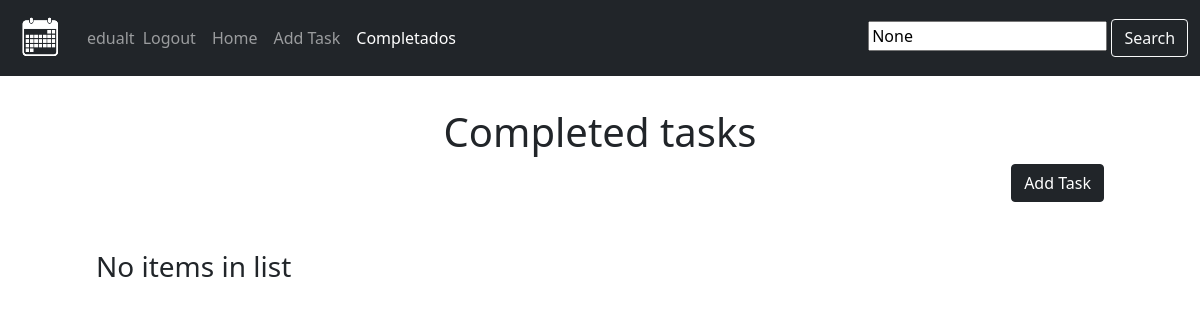
Page /completed/ (signed in) on the earlier database version.
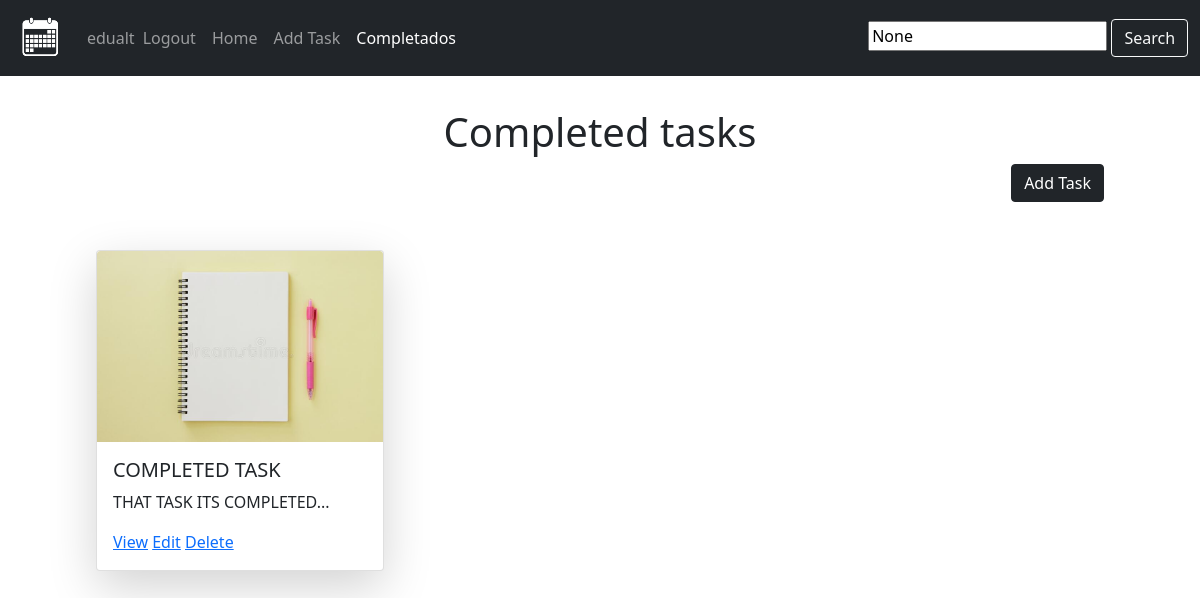
Same page on the later database version.
### base/models.py (models this page shows, shortened)
class Task(models.Model):
    user = models.ForeignKey(User, on_delete=models.CASCADE, null=True, blank=True)
    title = models.CharField(max_length=200)
    description = models.TextField(null=True, blank=True)
    complete = models.BooleanField(default=False)
    created = models.DateTimeField(auto_now_add=True)
    class Meta:
        ordering = ['complete']

### base/views.py (the view)
# urls.py: path('completed/', CompletedTask.as_view(), name='completed-tasks'),
class CompletedTask(LoginRequiredMixin,ListView):
    model = Task
    context_object_name = 'tasks'
    template_name='base/completed_list.html'
    def get_context_data(self, **kwargs):
        context = super().get_context_data(**kwargs)
        context['tasks'] = context['tasks'].filter(user=self.request.user, complete=True)
        context['countCompleted'] = context['tasks'].filter(complete=True).count()
        search_input = self.request.GET.get('search-area')
        if search_input:
            context['tasks'] = context['tasks'].filter(title__icontains=search_input, complete=True)
        context['search_input'] = search_input
        return context

### base/templates/base/completed_list.html
{%extends 'base/main.html' %}
{% load static %}
{% block content %}
<div id="tareas">
<div class="pb-5">
    <h3 class="text-center  pt-3 h1">Completed tasks</h3>
        <div>
            <ul class="nav justify-content-end px-5">
                <a class="btn btn-dark" href="{% url 'task-create' %}">Add Task</a>
            </ul>
        </div>
</div>
    <div class="container-md ps-5 pe-5 p">
        <div class="row justify-content-start">
            {%for task in tasks %}
            <div class="col-sm ">
                <div class="card card-border mb-5 shadow-lg" style="width: 18rem;">
                    <a href="{% url 'task' task.id %}" class="card-brand">
                        <img src="{% static 'images/homework.jpg' %}" class="card-img-top" alt="...">
                    </a>
                    <div class="card-body">
                            <h5 class="card-title">{{ task.title }}</h5>
                            <p class="card-text">{{ task.description|slice:":25" }}...</p>
                            <a href="{% url 'task' task.id %}">View</a></td>
                            <td><a href="{% url 'task-update' task.id %}">Edit</a></td>
                            <td><a href="{% url 'task-delete' task.id %}">Delete</a></td>
                    </div>
                </div>
            </div>
            {% empty %}
                <h3>No items in list</h3>
            {% endfor %}
        </div>
    </div>
{% endblock content %}

Differences in the rows shown:
added Task: title "COMPLETED TASK", description "THAT TASK ITS COMPLETED"
Other differences:
text no longer shown: "No items in list"
